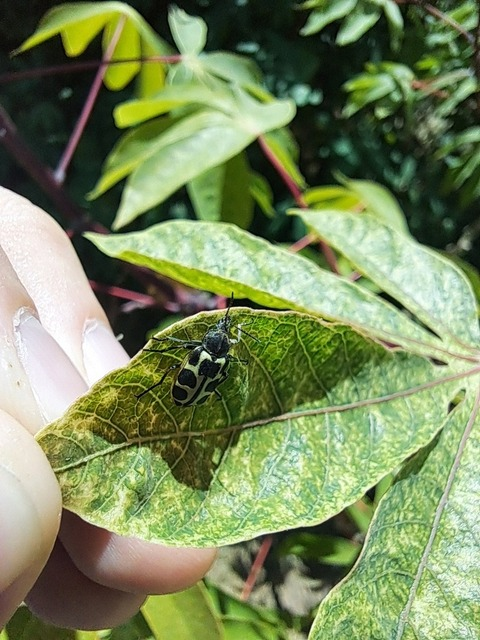
#> input picture assets/data/avaliacao_T8_1/candidato_T5_6_20261026/aprofundamento/fotos/IMG_00263.jpg, 480 x 640 px
$ python -i independencia_t10_1.py   (imports and definitions only)
#> lines starting #> are read from the running program, lines starting #| are printed output that depends on the picture
"""Revisa a separação histórica sem modificar índices, modelos ou métricas."""

from __future__ import annotations

import argparse
from collections import Counter, defaultdict
import csv
from hashlib import sha256
import json
from pathlib import Path
import platform

import numpy as np
from PIL import Image, ImageOps, __version__ as pillow_version
import scipy
from scipy.fft import dctn

from src.particionamento_t4_2 import Uniao

RAIZ = Path(__file__).resolve().parents[1]
INDICE = RAIZ / "assets/data/treino_T5_2/indice_dataset.csv"
PACOTE = RAIZ / "assets/modelos/candidato_T5_6_20261026"
DESTINO = RAIZ / "assets/data/independencia_T10_1"
RESULTADOS_REVISAO = {"duplicata_confirmada", "relacao_suspeita", "sem_vinculo_confirmado"}


def ler_csv(caminho: Path) -> list[dict]:
    with caminho.open(encoding="utf-8-sig", newline="") as arquivo:
        return list(csv.DictReader(arquivo))


def hash_arquivo(caminho: Path) -> str:
    return sha256(caminho.read_bytes()).hexdigest()


# [5 lines left out: function gravar_csv, not called in this run]


def assinatura(caminho: Path) -> dict:
    with Image.open(caminho) as original:
#> original is the input picture: PIL image 480x640 RGB; mean R, G, B 122.4, 138.2, 94.3
        imagem = ImageOps.exif_transpose(original).convert("RGB")
        pixels = sha256(str(imagem.size).encode() + imagem.tobytes()).hexdigest()
        reduzida = imagem.convert("L").resize((32, 32), Image.Resampling.LANCZOS)
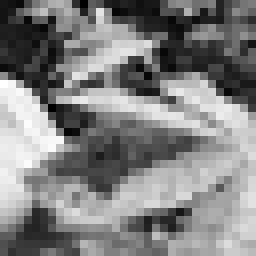
#> reduzida: PIL image 32x32 L (shown 8 times larger); min 0, max 255, mean 128.6
        frequencias = dctn(np.asarray(reduzida, dtype=float), type=2)[:8, :8]
        bits = (frequencias > np.median(frequencias)).ravel()
        perceptual = sum(int(bit) << i for i, bit in enumerate(bits))
#> perceptual = 5075252271426577141
    return {"sha256_pixels_rgb_exif": pixels, "phash64": f"{perceptual:016x}"}


# [131 lines left out: functions candidatos_cruzados, juntar_revisao, sobreposicoes, grupos_relacionados, executar, not called in this run]


def registros_filtrados(linhas: list[dict], colunas: list[str]) -> list[dict]:
    return [{coluna: linha[coluna] for coluna in colunas} for linha in linhas]


# [8 lines left out: function main, not called in this run]


# [2 lines not run here, left out]

>>> result = assinatura('../assets/data/avaliacao_T8_1/candidato_T5_6_20261026/aprofundamento/fotos/IMG_00263.jpg')
#> result = 2 items

$ run again, on assets/data/avaliacao_T8_1/candidato_T5_6_20261026/aprofundamento/fotos/IMG_01741.jpg
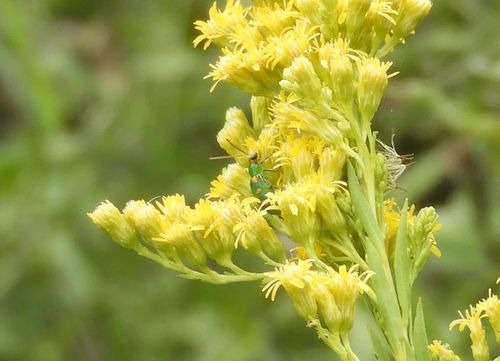
#> input picture assets/data/avaliacao_T8_1/candidato_T5_6_20261026/aprofundamento/fotos/IMG_01741.jpg, 500 x 361 px
#> in assinatura, original is the input picture: PIL image 500x361 RGB; mean R, G, B 146.5, 153.2, 64.1
#> in assinatura, `reduzida = imagem.convert("L").resize((32, 32), Image.Resampling.LANCZ..`:
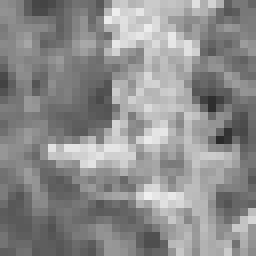
#> reduzida: PIL image 32x32 L (shown 8 times larger); min 42, max 240, mean 141
#> perceptual = 16407977046098352969
#> result = 2 items

$ run again, on assets/data/avaliacao_T8_1/candidato_T5_6_20261026/aprofundamento/fotos/IMG_01812.jpg
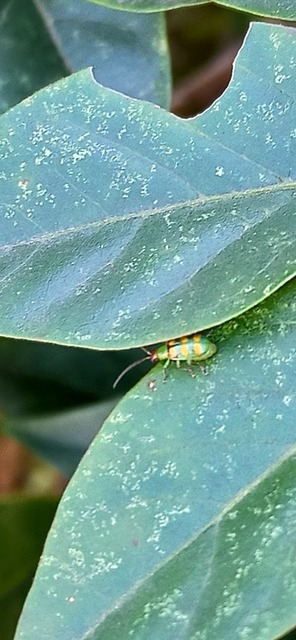
#> input picture assets/data/avaliacao_T8_1/candidato_T5_6_20261026/aprofundamento/fotos/IMG_01812.jpg, 296 x 640 px
#> in assinatura, original is the input picture: PIL image 296x640 RGB; mean R, G, B 111.3, 154.9, 146.6
#> in assinatura, `reduzida = imagem.convert("L").resize((32, 32), Image.Resampling.LANCZ..`:
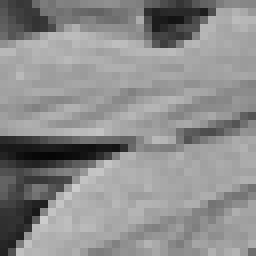
#> reduzida: PIL image 32x32 L (shown 8 times larger); min 6, max 204, mean 140.8
#> perceptual = 6664451786021451393
#> result = 2 items

$ run again, on assets/data/avaliacao_T8_1/candidato_T5_6_20261026/aprofundamento/fotos/IMG_02004.jpg
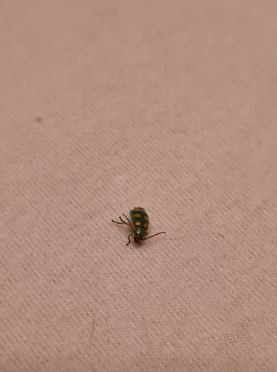
#> input picture assets/data/avaliacao_T8_1/candidato_T5_6_20261026/aprofundamento/fotos/IMG_02004.jpg, 277 x 372 px
#> in assinatura, original is the input picture: PIL image 277x372 RGB; mean R, G, B 176.2, 143.3, 126.5
#> in assinatura, `reduzida = imagem.convert("L").resize((32, 32), Image.Resampling.LANCZ..`:
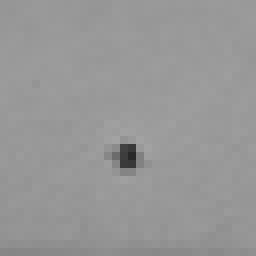
#> reduzida: PIL image 32x32 L (shown 8 times larger); min 40, max 163, mean 151.3
#> perceptual = 14908103668406598477
#> result = 2 items
